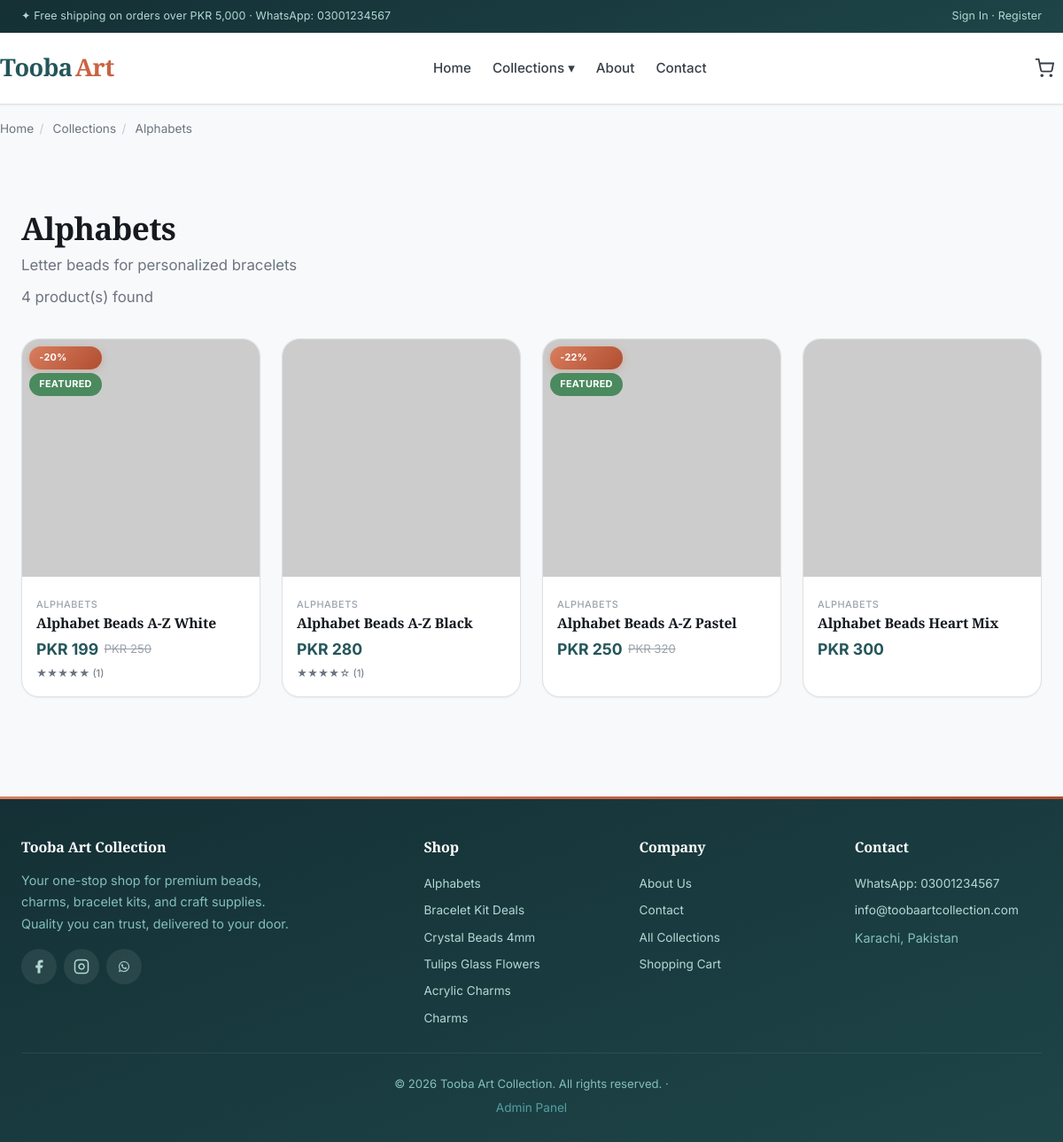
Page /category.php?slug=alphabets on the committed database.
### tables this page shows
CREATE TABLE IF NOT EXISTS categories (
  id          INT AUTO_INCREMENT PRIMARY KEY,
  parent_id   INT NULL,
  name        VARCHAR(150) NOT NULL,
  slug        VARCHAR(150) NOT NULL UNIQUE,
  description TEXT,
  image       VARCHAR(255),
  sort_order  INT DEFAULT 0,
  is_featured TINYINT(1) DEFAULT 0,
  created_at  TIMESTAMP DEFAULT CURRENT_TIMESTAMP,
  FOREIGN KEY (parent_id) REFERENCES categories(id) ON DELETE SET NULL
);

CREATE TABLE IF NOT EXISTS products (
  id          INT AUTO_INCREMENT PRIMARY KEY,
  category_id INT NOT NULL,
  name        VARCHAR(200) NOT NULL,
  slug        VARCHAR(200) NOT NULL UNIQUE,
  description TEXT,
  price       DECIMAL(10,2) NOT NULL,
  sale_price  DECIMAL(10,2) NULL,
  stock       INT DEFAULT 0,
  image       VARCHAR(255),
  gallery     TEXT,             
  is_featured TINYINT(1) DEFAULT 0,
  is_active   TINYINT(1) DEFAULT 1,
  created_at  TIMESTAMP DEFAULT CURRENT_TIMESTAMP,
  FOREIGN KEY (category_id) REFERENCES categories(id) ON DELETE RESTRICT
);

### config/functions.php (called while the page is built, shortened)
<?php
require_once __DIR__ . '/database.php';
function e($value) {
    return htmlspecialchars($value ?? '', ENT_QUOTES, 'UTF-8');
}
function setting($key, $default = '') {
    static $cache = null;
    if ($cache === null) {
        $cache = [];
        $rows = db()->query('SELECT skey, sval FROM settings')->fetchAll();
        foreach ($rows as $row) $cache[$row['skey']] = $row['sval'];
    }
    return $cache[$key] ?? $default;
}
function money($amount) {
    return CURRENCY . ' ' . number_format((float)$amount, 0);
}
function current_price($product) {
    return (!empty($product['sale_price']) && $product['sale_price'] > 0)
        ? $product['sale_price'] : $product['price'];
}
function is_on_sale($product) {
    return !empty($product['sale_price']) && $product['sale_price'] > 0 && $product['sale_price'] < $product['price'];
}
function discount_percent($product) {
    return round((1 - $product['sale_price'] / $product['price']) * 100);
}
function get_categories() {
    return db()->query('SELECT * FROM categories ORDER BY sort_order, name')->fetchAll();
}
function get_products_by_category($category_id) {
    $stmt = db()->prepare('SELECT * FROM products WHERE category_id = ? AND is_active = 1 ORDER BY created_at DESC');
    $stmt->execute([$category_id]);
    return $stmt->fetchAll();
}
function get_category($slug) {
    $stmt = db()->prepare('SELECT * FROM categories WHERE slug = ? LIMIT 1');
    $stmt->execute([$slug]);
    return $stmt->fetch();
}
function get_avg_rating($product_id) {
    $stmt = db()->prepare('SELECT AVG(rating) AS avg, COUNT(*) AS cnt FROM reviews WHERE product_id = ? AND is_approved = 1');
    $stmt->execute([$product_id]);
    $row = $stmt->fetch();
    return ['avg' => round($row['avg'] ?? 0, 2), 'count' => (int)($row['cnt'] ?? 0)];
}
function is_logged_in() {
    return isset($_SESSION['customer_id']);
}
function asset($path) {
    return SITE_URL . '/assets/' . $path;
}
function placeholder_image($text = 'Tooba Art', $w = 600, $h = 600) {
    return 'https://placehold.co/' . $w . 'x' . $h . '/f5efe6/b08968?text=' . urlencode($text);
}

### config/database.php (called while the page is built, shortened)
<?php
function db() {
    static $pdo = null;
    if ($pdo === null) {
        $dsn = 'mysql:host=' . DB_HOST . ';dbname=' . DB_NAME . ';charset=' . DB_CHARSET;
        try {
            $pdo = new PDO($dsn, DB_USER, DB_PASS, [
                PDO::ATTR_ERRMODE            => PDO::ERRMODE_EXCEPTION,
                PDO::ATTR_DEFAULT_FETCH_MODE => PDO::FETCH_ASSOC,
                PDO::ATTR_EMULATE_PREPARES   => false,
            ]);
        } catch (PDOException $e) {
            die('Database connection failed: ' . $e->getMessage());
        }
    }
    return $pdo;
}

### includes/product-card.php (the view, shortened to what this page needs)
<?php
$rating = get_avg_rating($p['id']);
$cat = db()->prepare('SELECT name, slug FROM categories WHERE id = ?');
$cat->execute([$p['category_id']]);
$catInfo = $cat->fetch();
?>
<div class="product-card" onclick="window.location.href='product.php?slug=<?= e($p['slug']) ?>'">
    <div class="img-wrap">
        <div class="badges">
            <?php if (is_on_sale($p)): ?><span class="badge badge-sale">-<?= discount_percent($p) ?>%</span><?php endif; ?>
            <?php if ($p['is_featured']): ?><span class="badge badge-new">Featured</span><?php endif; ?>
        </div>
        <img src="<?= e($p['image'] ?: placeholder_image($p['name'])) ?>" alt="<?= e($p['name']) ?>" loading="lazy">
    </div>
    <div class="product-card-body">
        <?php if ($catInfo): ?><span class="cat"><?= e($catInfo['name']) ?></span><?php endif; ?>
        <h3><?= e($p['name']) ?></h3>
        <div class="price-row">
            <span class="price"><?= money(current_price($p)) ?></span>
            <?php if (is_on_sale($p)): ?><span class="old-price"><?= money($p['price']) ?></span><?php endif; ?>
        </div>
        <?php if ($rating['count'] > 0): ?>
            <div class="stars"><?= str_repeat('★', (int)round($rating['avg'])) . str_repeat('☆', 5 - (int)round($rating['avg'])) ?> (<?= $rating['count'] ?>)</div>
        <?php endif; ?>
    </div>
</div>

### includes/header.php (shortened to what this page needs)
<?php
require_once __DIR__ . '/../config/functions.php';
$categories = get_categories();
$whatsapp   = setting('whatsapp');
?>
<!DOCTYPE html>
<html lang="en">
<head>
    <link rel="stylesheet" href="<?= asset('css/style.css') ?>">
</head>
<body>
<div class="topbar">
    <div class="container">
        <span>✦ Free shipping on orders over PKR 5,000 · WhatsApp: <?= e($whatsapp) ?></span>
        <span>
            <?php if (is_logged_in()): ?>
                <a href="account.php">My Account</a> · <a href="logout.php">Logout</a>
            <?php else: ?>
                <a href="login.php">Sign In</a> · <a href="register.php">Register</a>
            <?php endif; ?>
        </span>
    </div>
</div>
<header class="header">
    <div class="container header-inner">
        <a href="index.php" class="logo">Tooba<span> Art</span></a>
        <nav class="nav" id="mainNav">
            <a href="index.php" class="<?= ($activePage ?? '') === 'home' ? 'active' : '' ?>">Home</a>
            <div class="nav-dropdown">
                <a href="collections.php" class="nav-dropdown-trigger <?= ($activePage ?? '') === 'collections' ? 'active' : '' ?>">Collections ▾</a>
            </div>
            <a href="about.php" class="<?= ($activePage ?? '') === 'about' ? 'active' : '' ?>">About</a>
            <a href="contact.php" class="<?= ($activePage ?? '') === 'contact' ? 'active' : '' ?>">Contact</a>
        </nav>
        <div class="header-actions">
            <a href="cart.php" class="icon-btn" aria-label="Cart">
                <svg width="22" height="22" viewBox="0 0 24 24" fill="none" stroke="currentColor" stroke-width="2"><circle cx="9" cy="21" r="1"/><circle cx="20" cy="21" r="1"/><path d="M1 1h4l2.68 13.39a2 2 0 0 0 2 1.61h9.72a2 2 0 0 0 2-1.61L23 6H6"/></svg>
            </a>
        </div>
    </div>
</header>
<main>

### category.php (shortened to what this page needs)
<?php
require_once __DIR__ . '/config/functions.php';
$slug = $_GET['slug'] ?? '';
$category = get_category($slug);
$products = get_products_by_category($category['id']);
include __DIR__ . '/includes/header.php';
?>
<div class="breadcrumb container">
    <a href="index.php">Home</a><span class="sep">/</span>
    <a href="collections.php">Collections</a><span class="sep">/</span>
    <span><?= e($category['name']) ?></span>
</div>
<section class="section">
    <div class="container">
        <div class="section-head" style="text-align:left;margin-bottom:2rem">
            <h2><?= e($category['name']) ?></h2>
            <?php if ($category['description']): ?>
                <p><?= e($category['description']) ?></p>
            <?php endif; ?>
            <p class="text-muted mt-1"><?= count($products) ?> product(s) found</p>
        </div>
        <?php if (empty($products)): ?>
            <div class="empty-state">
                <div class="icon">📦</div>
                <h3>No products in this collection yet</h3>
                <p>Check back soon — we're constantly adding new items!</p>
                <a href="collections.php" class="btn btn-primary mt-3">Browse Other Collections</a>
            </div>
        <?php else: ?>
            <div class="grid grid-4">
                <?php foreach ($products as $p): ?>
                    <?php include __DIR__ . '/includes/product-card.php'; ?>
                <?php endforeach; ?>
            </div>
        <?php endif; ?>
    </div>
</section>
<?php include __DIR__ . '/includes/footer.php'; ?>

### includes/footer.php (shortened to what this page needs)
<?php
$fb = setting('facebook');
$ig = setting('instagram');
$wa  = setting('whatsapp');
$email = setting('email');
$addr  = setting('address');
$cats = get_categories();
?>
</main>
<footer class="footer">
    <div class="container">
        <div class="footer-grid">
            <div>
                <h4>Tooba Art Collection</h4>
                <p style="color:var(--primary-300);font-size:0.9rem;line-height:1.7;margin-bottom:1rem;max-width:320px">
                    Your one-stop shop for premium beads, charms, bracelet kits, and craft supplies. Quality you can trust, delivered to your door.
                </p>
                <div class="social-links">
                    <a href="<?= e($fb) ?>" aria-label="Facebook"><svg width="18" height="18" viewBox="0 0 24 24" fill="currentColor"><path d="M18 2h-3a5 5 0 0 0-5 5v3H7v4h3v8h4v-8h3l1-4h-4V7a1 1 0 0 1 1-1h3z"/></svg></a>
                    <a href="<?= e($ig) ?>" aria-label="Instagram"><svg width="18" height="18" viewBox="0 0 24 24" fill="none" stroke="currentColor" stroke-width="2"><rect x="2" y="2" width="20" height="20" rx="5"/><path d="M16 11.37A4 4 0 1 1 12.63 8 4 4 0 0 1 16 11.37z"/><line x1="17.5" y1="6.5" x2="17.51" y2="6.5"/></svg></a>
                    <a href="https://wa.me/<?= e(preg_replace('/\D/', '', $wa)) ?>" aria-label="WhatsApp"></a>
                </div>
            </div>
            <div>
                <h4>Shop</h4>
                <?php foreach (array_slice($cats, 0, 6) as $cat): ?>
                    <a href="category.php?slug=<?= e($cat['slug']) ?>"><?= e($cat['name']) ?></a>
                <?php endforeach; ?>
            </div>
            <div>
                <h4>Company</h4>
                <a href="about.php">About Us</a>
                <a href="contact.php">Contact</a>
                <a href="collections.php">All Collections</a>
                <a href="cart.php">Shopping Cart</a>
            </div>
            <div>
                <h4>Contact</h4>
                <a href="tel:<?= e($wa) ?>">WhatsApp: <?= e($wa) ?></a>
                <a href="mailto:<?= e($email) ?>"><?= e($email) ?></a>
                <span style="color:var(--primary-300);font-size:0.9rem;display:block;padding:0.25rem 0"><?= e($addr) ?></span>
            </div>
        </div>
        <div class="footer-bottom">
            &copy; <?= date('Y') ?> <?= e(SITE_NAME) ?>. All rights reserved. · <a href="admin/login.php" style="color:var(--primary-400);font-size:0.85rem">Admin Panel</a>
        </div>
    </div>
</footer>
</body>
</html>

### rows in the picture
categories: name "Alphabets", description "Letter beads for personalized bracelets"
products: discount_percent($p) "20", is_featured "FEATURED", category.name "ALPHABETS", name "Alphabet Beads A-Z White", sale_price "PKR 199", price "PKR 250", avg "★★★★★", count "1"
products: category.name "ALPHABETS", name "Alphabet Beads A-Z Black", money(current_price($p)) "PKR 280", avg "★★★★", avg "☆", count "1"
products: discount_percent($p) "22", is_featured "FEATURED", category.name "ALPHABETS", name "Alphabet Beads A-Z Pastel", sale_price "PKR 250", price "PKR 320"
products: category.name "ALPHABETS", name "Alphabet Beads Heart Mix", money(current_price($p)) "PKR 300"
categories: name "Bracelet Kit Deals"
categories: name "Crystal Beads 4mm"
categories: name "Tulips Glass Flowers"
categories: name "Acrylic Charms"
categories: name "Charms"

### other values in the picture
$whatsapp "03001234567"
count($products) "4"
$wa "03001234567"
$email "info@toobaartcollection.com"
$addr "Karachi, Pakistan"
SITE_NAME "Tooba Art Collection"
